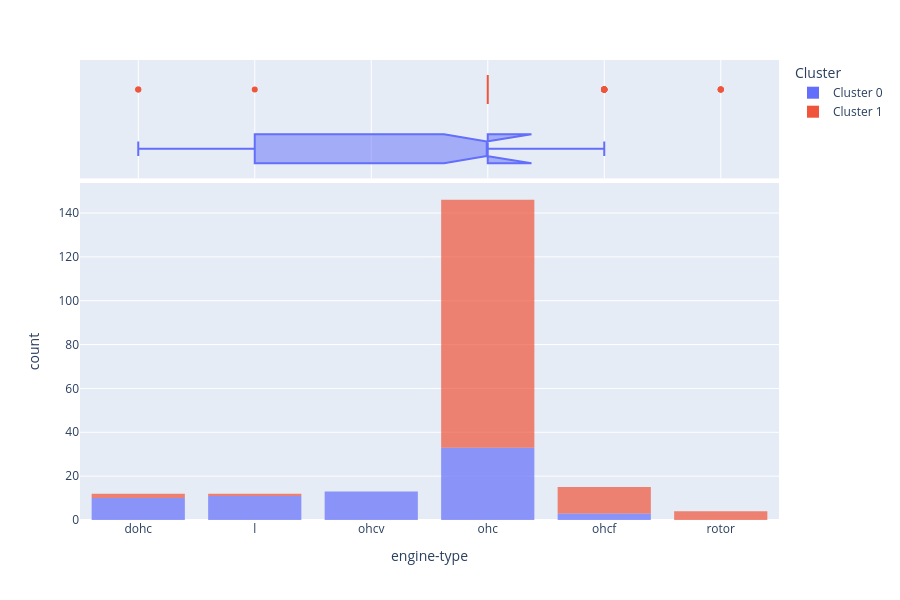

Notebook code cell kept with this figure:
### Code cell
# Графік розподілу за типом двигуна
plot_model(kmeans, plot = 'distribution', feature="engine-type")

### Figure 1 — Plotly figure (JSON) as saved in the notebook; plotly's stock layout.template omitted (floating-point values rounded to 4 significant figures; data arrays with more than 128 entries replaced by an {"elided": "..."} marker saying what was removed)
{"data": [{"alignmentgroup": "True", "bingroup": "x", "hovertemplate": "Cluster=Cluster 0<br>engine-type=%{x}<br>count=%{y}<extra></extra>", "legendgroup": "Cluster 0", "marker": {"color": "#636efa", "opacity": 0.7, "pattern": {"shape": ""}}, "name": "Cluster 0", "offsetgroup": "Cluster 0", "orientation": "v", "showlegend": true, "type": "histogram", "x": ["dohc", "l", "l", "l", "l", "l", "l", "l", "ohcv", "ohcv", "ohcv", "ohc", "ohcv", "ohcv", "ohc", "ohcv", "ohcv", "ohcv", "ohcv", "ohc", "ohc", "ohc", "l", "l", "l", "l", "ohc", "ohcv", "ohc", "ohc", "ohc", "ohc", "ohc", "ohc", "ohc", "ohc", "ohc", "ohc", "dohc", "dohc", "dohc", "ohc", "dohc", "dohc", "ohcf", "ohcf", "ohcf", "ohc", "dohc", "ohc", "ohcv", "ohc", "ohc", "ohc", "ohc", "ohc", "dohc", "dohc", "ohc", "ohc", "ohc", "ohcv", "dohc", "ohc", "ohcv", "ohc", "ohc", "ohc", "ohc", "ohc"], "xaxis": "x", "yaxis": "y"}, {"alignmentgroup": "True", "customdata": {"elided": "70x26 mixed values"}, "hovertemplate": "Cluster=%{customdata[25]}<br>engine-type=%{x}<br>symboling=%{customdata[0]}<br>normalized-losses=%{customdata[1]}<br>make=%{customdata[2]}<br>fuel-type=%{customdata[3]}<br>aspiration=%{customdata[4]}<br>num-of-doors=%{customdata[5]}<br>body-style=%{customdata[6]}<br>drive-wheels=%{customdata[7]}<br>engine-location=%{customdata[8]}<br>wheel-base=%{customdata[9]}<br>length=%{customdata[10]}<br>width=%{customdata[11]}<br>height=%{customdata[12]}<br>curb-weight=%{customdata[13]}<br>num-of-cylinders=%{customdata[14]}<br>engine-size=%{customdata[15]}<br>fuel-system=%{customdata[16]}<br>bore=%{customdata[17]}<br>stroke=%{customdata[18]}<br>compression-ratio=%{customdata[19]}<br>horsepower=%{customdata[20]}<br>peak-rpm=%{customdata[21]}<br>city-mpg=%{customdata[22]}<br>highway-mpg=%{customdata[23]}<br>price=%{customdata[24]}<extra></extra>", "legendgroup": "Cluster 0", "marker": {"color": "#636efa"}, "name": "Cluster 0", "notched": true, "offsetgroup": "Cluster 0", "showlegend": false, "type": "box", "x": ["dohc", "l", "l", "l", "l", "l", "l", "l", "ohcv", "ohcv", "ohcv", "ohc", "ohcv", "ohcv", "ohc", "ohcv", "ohcv", "ohcv", "ohcv", "ohc", "ohc", "ohc", "l", "l", "l", "l", "ohc", "ohcv", "ohc", "ohc", "ohc", "ohc", "ohc", "ohc", "ohc", "ohc", "ohc", "ohc", "dohc", "dohc", "dohc", "ohc", "dohc", "dohc", "ohcf", "ohcf", "ohcf", "ohc", "dohc", "ohc", "ohcv", "ohc", "ohc", "ohc", "ohc", "ohc", "dohc", "dohc", "ohc", "ohc", "ohc", "ohcv", "dohc", "ohc", "ohcv", "ohc", "ohc", "ohc", "ohc", "ohc"], "xaxis": "x2", "yaxis": "y2"}, {"alignmentgroup": "True", "bingroup": "x", "hovertemplate": "Cluster=Cluster 1<br>engine-type=%{x}<br>count=%{y}<extra></extra>", "legendgroup": "Cluster 1", "marker": {"color": "#EF553B", "opacity": 0.7, "pattern": {"shape": ""}}, "name": "Cluster 1", "offsetgroup": "Cluster 1", "orientation": "v", "showlegend": true, "type": "histogram", "x": {"elided": "132 str values"}, "xaxis": "x", "yaxis": "y"}, {"alignmentgroup": "True", "customdata": {"elided": "132x26 mixed values"}, "hovertemplate": "Cluster=%{customdata[25]}<br>engine-type=%{x}<br>symboling=%{customdata[0]}<br>normalized-losses=%{customdata[1]}<br>make=%{customdata[2]}<br>fuel-type=%{customdata[3]}<br>aspiration=%{customdata[4]}<br>num-of-doors=%{customdata[5]}<br>body-style=%{customdata[6]}<br>drive-wheels=%{customdata[7]}<br>engine-location=%{customdata[8]}<br>wheel-base=%{customdata[9]}<br>length=%{customdata[10]}<br>width=%{customdata[11]}<br>height=%{customdata[12]}<br>curb-weight=%{customdata[13]}<br>num-of-cylinders=%{customdata[14]}<br>engine-size=%{customdata[15]}<br>fuel-system=%{customdata[16]}<br>bore=%{customdata[17]}<br>stroke=%{customdata[18]}<br>compression-ratio=%{customdata[19]}<br>horsepower=%{customdata[20]}<br>peak-rpm=%{customdata[21]}<br>city-mpg=%{customdata[22]}<br>highway-mpg=%{customdata[23]}<br>price=%{customdata[24]}<extra></extra>", "legendgroup": "Cluster 1", "marker": {"color": "#EF553B"}, "name": "Cluster 1", "notched": true, "offsetgroup": "Cluster 1", "showlegend": false, "type": "box", "x": {"elided": "132 str values"}, "xaxis": "x2", "yaxis": "y2"}], "layout": {"barmode": "relative", "height": 600, "legend": {"title": {"text": "Cluster"}, "tracegroupgap": 0}, "margin": {"t": 60}, "xaxis": {"anchor": "y", "domain": [0, 1], "title": {"text": "engine-type"}}, "xaxis2": {"anchor": "y2", "domain": [0, 1], "matches": "x", "showgrid": true, "showticklabels": false}, "yaxis": {"anchor": "x", "domain": [0, 0.7326], "title": {"text": "count"}}, "yaxis2": {"anchor": "x2", "domain": [0.7426, 1], "matches": "y2", "showgrid": false, "showline": false, "showticklabels": false, "ticks": ""}}}
